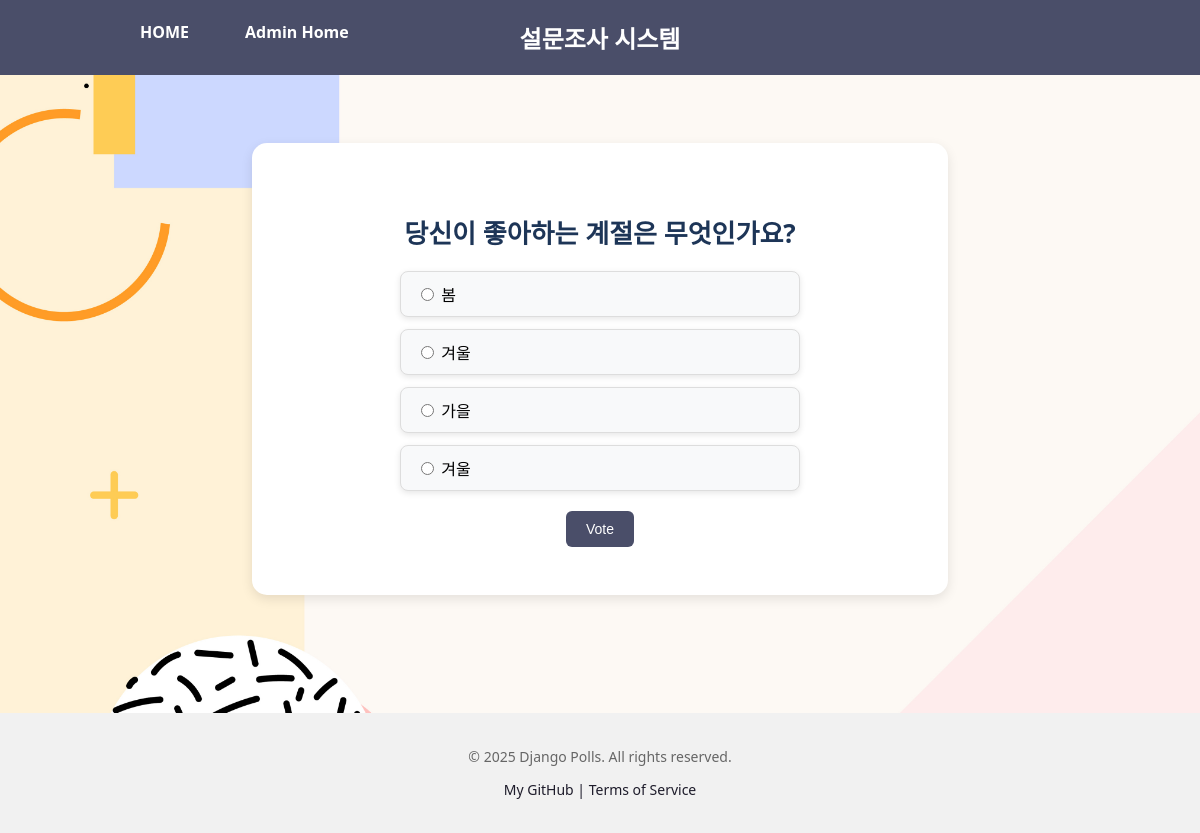
Screenshot of /polls/4/ with the database file from the repository.
### polls/models.py (models this page shows, shortened)
class Question(models.Model):
    question_text = models.CharField(max_length=200)
    pub_date = models.DateTimeField('date published')

class Choice(models.Model):
    question = models.ForeignKey(Question, on_delete = models.CASCADE)
    choice_text = models.CharField(max_length=200)
    votes = models.IntegerField(default=0)

### polls/views.py (the view)
# urls.py: path("<int:pk>/", views.DetailView.as_view(), name="detail"),
class DetailView(generic.DetailView):
    model = Question
    template_name = "polls/detail.html"
    context_object_name = "question"
    def get_queryset(self):
        return Question.objects.filter(pub_date__lte=timezone.now())

### templates/polls/detail.html (shortened to what this page needs)
{% extends "polls/base.html" %}
{% load static %}
{% block content %}
<link rel="stylesheet" href="{% static 'polls/detail.css' %}">
<div class="detail-container">
 <h2 class="question-title">{{ question.question_text }}</h2>
 <form action="{% url 'polls:vote' question.id %}" method="post" class="vote-form">
   <ul class="choice-list">
    {% for choice in question.choice_set.all %}
    <li>
        <input type="radio" name="choice" id="choice_{{ choice.id }}" value="{{ choice.id }}">
        <label for="choice_{{ choice.id }}">{{ choice.choice_text }}</label>
    </li>
    {% endfor %}
   </ul>
  <div class="submit-btn-wrap">
   <input type="submit" value="Vote" class="submit-btn">
  </div>
 </form>
</div>
{% endblock %}

### static/polls/css/index.css (style rules this page uses)
body { background: url("../images/background.jpg") no-repeat top left; background-size: cover; font-family: "Segoe UI", sans-serif; margin: 0; padding: 0; }
h2 { color: #333; font-size: 28px; margin-bottom: 20px; }
ul { list-style: none; padding: 0; margin: 0 auto; max-width: 700px; }
li { background-color: white; border-radius: 10px; margin-bottom: 12px; padding: 15px 20px; box-shadow: 0 2px 6px rgba(0, 0, 0, 0.1); transition: background-color 0.2s ease; }
form { margin-top: 20px; }
.submit-btn { background-color: #4a4e69; color: white; padding: 10px 20px; font-size: 14px; border: none; border-radius: 6px; cursor: pointer; transition: background-color 0.2s ease; }
.question-title { font-size: 24px; font-weight: bold; margin-bottom: 30px; color: #2c2c2c; }

### static/polls/css/detail.css (style rules this page uses)
.detail-container { background-color: #ffffff; max-width: 600px; margin: 3rem auto; padding: 3rem; border-radius: 15px; box-shadow: 0 4px 12px rgba(0, 0, 0, 0.1); text-align: center; }
.question-title { font-size: 26px; color: #1d3557; margin-bottom: 20px; }
.choice-list { list-style: none; padding: 0; margin: 0 auto 20px; text-align: left; max-width: 400px; }
.choice-list li { margin-bottom: 12px; background-color: #f8f9fa; padding: 10px 15px; border-radius: 8px; border: 1px solid #ddd; transition: background-color 0.2s ease; }

### rows the page displays
Question: question_text "당신이 좋아하는 계절은 무엇인가요?"
Choice: choice_text "봄"
Choice: choice_text "겨울"
Choice: choice_text "가을"
Choice: choice_text "겨울"
